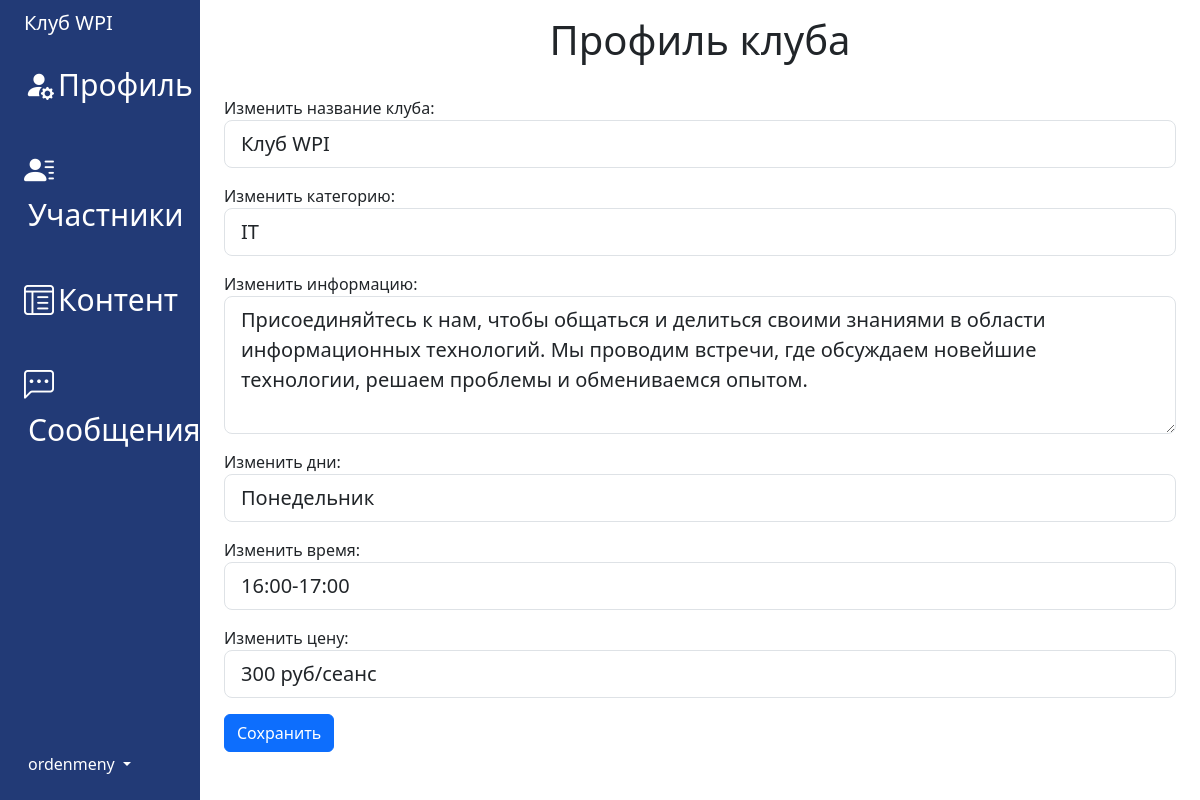
The page /dashboard/it/profile/ (signed in) on the database its author committed.
### clubs_app/models.py (models this page shows, shortened)
class ClubModel(models.Model):
    manager = models.ForeignKey(
        settings.AUTH_USER_MODEL,
        on_delete=models.CASCADE, null=True, related_name='user_system')
    title_club = models.CharField(max_length=128, null=False, blank=False)
    cat_club = models.ForeignKey('CatClubModel', on_delete=models.CASCADE)
    info_club = models.TextField()
    days_event = models.CharField(max_length=100, null=True, blank=True)
    time_event = models.CharField(max_length=100, null=True, blank=True)
    price_club = models.CharField(max_length=256, null=True, blank=True)
    member = models.ManyToManyField(settings.AUTH_USER_MODEL, related_name='member_field')
    slug_club = models.SlugField(max_length=255, unique=True, null=True)
    class Meta:
        verbose_name = 'Клубы'
        verbose_name_plural = 'Клубы'
        ordering = ['-id']

### accounts/models.py (models this page shows)
class SignUpModel(AbstractUser):
    pass

### dashboard_app/views.py (the view)
# urls.py: path('', index, name='home_page'),
@login_required
def index(request, slug_club):
    if check_user_club(request, slug_club):
        messages.success(request, 'Доступ закрыт')
        return check_user_club(request, slug_club)
    club = ClubModel.objects.get(slug_club=slug_club)
    initial_data = {
        'title_club': club.title_club,
        'cat_club': club.cat_club,
        'info_club': club.info_club,
        'days_event': club.days_event,
        'time_event': club.time_event,
        'price_club': club.price_club,
    }
    if request.method == 'POST':
        form_change_club_data = ChangeClubData(request.POST, initial=initial_data)
        if form_change_club_data.is_valid():
            club.title_club = form_change_club_data.instance.title_club
            club.cat_club = form_change_club_data.instance.cat_club
            club.info_club = form_change_club_data.instance.info_club
            club.days_event = form_change_club_data.instance.days_event
            club.time_event = form_change_club_data.instance.time_event
            club.price_club = form_change_club_data.instance.price_club
            club.save()
            return redirect('dashboard_app:profile', slug_club=slug_club)
    else:
        form_change_club_data = ChangeClubData(initial=initial_data)
    context = {
        'form': form_change_club_data,
        'slug_club': slug_club,
        'club_name': club.title_club,
    }
    return render(request, template_name='dashboard_app/index.html', context=context)

### clubs_app/models.py (called while the page is built)
    def __str__(self):
        return self.cat

### dashboard_app/views.py (called while the page is built)
def check_user_club(request, slug_club):
    if not (request.user == ClubModel.objects.get(slug_club=slug_club).manager):
        return redirect('clubs_app:home_page')
    else:
        return False

### dashboard_app/templates/dashboard_app/index.html
{% extends 'dashboard_app/base.html' %}
{% block title_body %}
    <h1 class="text-center">Профиль клуба</h1><br>
{% endblock title_body %}
{% block content %}
    <form method="post">{% csrf_token %}
        {{ form.as_p }}
        <button type="submit" class="btn btn-primary">Сохранить</button>
    </form>
{% endblock content %}

### dashboard_app/templates/dashboard_app/base.html (shortened to what this page needs)
<!doctype html>
<html lang="en" data-bs-theme="auto">
<head>
    {% load static %}
    <link href="https://cdn.jsdelivr.net/npm/bootstrap@5.3.0-alpha2/dist/css/bootstrap.min.css" rel="stylesheet"
>
    <link rel="stylesheet" href="{% static 'css/dashboard.css' %}">
    <link rel="stylesheet" href="https://cdn.jsdelivr.net/npm/bootstrap-icons@1.10.4/font/bootstrap-icons.css">
    <link rel="stylesheet" href="{% static 'ckeditor/ckeditor.css' %}">
</head>
<body>
<div class="container-fluid">
    <div class="row flex-nowrap" style="min-width: 500px">
        <div class="col-auto col-md-3 col-xl-2 px-sm-2 px-0" style="background: #223A76 !important;">
            <div class="d-flex flex-column align-items-center align-items-sm-start px-3 pt-2 text-white min-vh-100">
                <a href="/" class="d-flex align-items-center pb-3 mb-md-0 me-md-auto text-white text-decoration-none">
                    <span class="fs-5 d-none d-sm-inline elements-menu" style="display: block">{{ club_name }}</span>
                </a>
                <ul class="nav nav-pills flex-column mb-sm-auto mb-0 align-items-center align-items-sm-start" id="menu">
                    <li class="nav-item">
                        <a href="{% url 'dashboard_app:profile' slug_club %}"
                           class="nav-link align-middle px-0 elements-menu">
                            <i class="bi bi-person-fill-gear"></i><span class="ms-1 d-none d-sm-inline">Профиль</span>
                        </a>
                    </li>
                    <br>
                    <li class="nav-item">
                        <a href="{% url 'dashboard_app:members' slug_club %}"
                           class="nav-link align-middle px-0 elements-menu">
                            <i class="bi bi-person-lines-fill"></i><span
                                class="ms-1 d-none d-sm-inline">Участники</span>
                        </a>
                    </li>
                    <br>
                    <li class="nav-item">
                        <a href="{% url 'dashboard_app:add_article' slug_club %}"
                           class="nav-link align-middle px-0 elements-menu">
                            <i class="bi bi-layout-text-window-reverse"></i><span class="ms-1 d-none d-sm-inline">Контент</span>
                        </a>
                    </li>
                    <br>
                    <li class="nav-item">
                        <a href="{% url 'dashboard_app:message' slug_club %}" class="nav-link align-middle px-0 elements-menu">
                            <i class="bi bi-chat-left-dots"></i><span class="ms-1 d-none d-sm-inline">Сообщения</span>
                        </a>
                    </li>
                    <br>
                </ul>
                <div class="dropdown pb-4">
                    <a href="#" class="d-flex align-items-center text-white text-decoration-none dropdown-toggle"
                       id="dropdownUser1" data-bs-toggle="dropdown" aria-expanded="false">
                        <span class="d-none d-sm-inline mx-1">{{ request.user }}</span>
                    </a>
                </div>
            </div>
        </div>
        <div class="col py-3">
            {% block title_body %}
            {% endblock %}
            <div class="container">
                {% block content %}
                {% endblock %}
            </div>
        </div>
    </div>
</div>
</body>
</html>

### dashboard_app/static/css/dashboard.css (style rules this page uses)
.elements-menu { color: white !important; font-size: 30px; }

### rows shown on the page
ClubModel: title_club "Клуб WPI", cat_club "IT", info_club "Присоединяйтесь к нам, чтобы общаться и делиться своими знаниями в области информационных технологий. Мы проводим встречи, где обсуждаем новейшие технологии, решаем проблемы и обмениваемся опытом.", days_event "Понедельник", time_event "16:00-17:00", price_club "300 руб/сеанс"
SignUpModel: user "ordenmeny"
